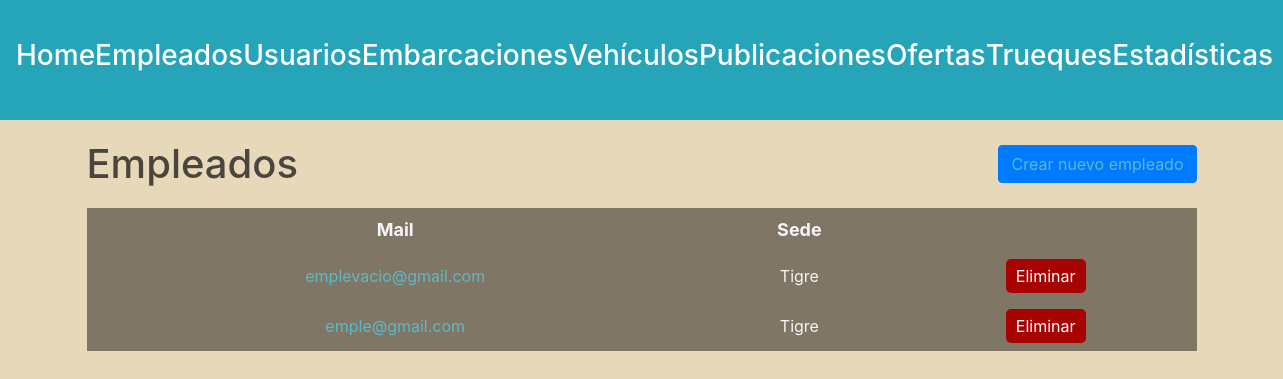
/administracion/empleados/ (signed in), run on an earlier commit of the app's database.
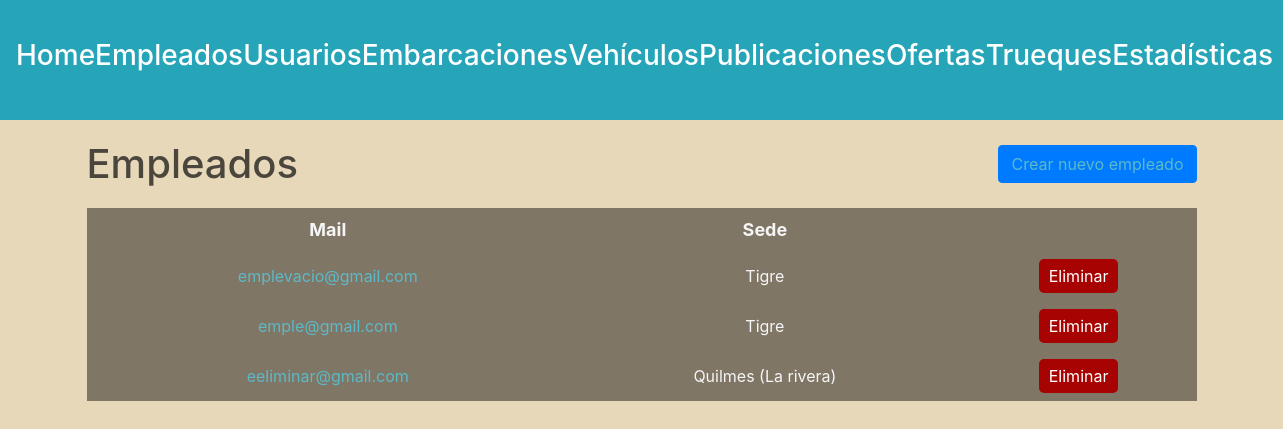
And on a later commit of the database.
### usuarios/models.py (models this page shows, shortened)
class Usuario(AbstractBaseUser, PermissionsMixin):
    nombre = models.CharField(max_length=50)
    apellido = models.CharField(max_length=50)
    fecha_nacimiento = models.DateField()
    telefono = models.CharField(max_length=13)
    mail = models.EmailField(max_length=50, unique=True)
    password = models.CharField(max_length=128)
    is_staff= models.BooleanField(default=False)
    is_blocked= models.BooleanField(default=False)
    USERNAME_FIELD = 'mail'
    REQUIRED_FIELDS = ['nombre', 'apellido', 'fecha_nacimiento', 'telefono']

### empleados/models.py (models this page shows)
class Sede(models.Model):
    nombre = models.CharField(max_length=100, unique=True)

### administrador/views.py (the view)
# urls.py: path('', include('empleados.urls')),
@login_required(login_url=reverse_lazy('home'))
def empleados(request):
    user = request.user
    if not user.is_superuser:
        return redirect('home')
    empleados = Usuario.objects.filter(is_staff=True, is_superuser=False)
    for empleado in empleados:
        emple_sede = EmpleConSede.objects.get(user_id=empleado.id)
        sede = Sede.objects.get(id=emple_sede.sede_id)
        empleado.sede = sede.nombre
    return render(request, 'employees.html', {
        'empleados' : empleados
    })

### autenticacion/backend.py (called while the page is built)
    def get_user(self, user_id):
        UserModel = get_user_model()
        try:
            return UserModel.objects.get(pk=user_id)
        except UserModel.DoesNotExist:
            return None

### administrador/templates/employees.html (shortened to what this page needs)
{% extends 'layouts/navbar.html' %}
{% block content %}
<div class="header">
    <h1>Empleados</h1>
    <a href="{% url 'crear empleado' %}" class="btn btn-primary">Crear nuevo empleado</a>
</div>
{% if empleados %}
    <table>
        <thead>
            <tr>
                <th>Mail</th>
                <th>Sede</th>
            </tr>
        </thead>
        <tbody>
            {% for empleado in empleados %}
                <tr>
                    <td> <a href="{% url 'empleado' empleado.id %}">{{empleado.mail}}</a></td>
                    <td>{{empleado.sede}}</td>
                    <td>
                        <form method="post" action="{% url 'eliminar empleado' %}">
                            <button type="submit" class="btn-delete">Eliminar</button>
                        </form>
                    </td>
                </tr>
            {% endfor %}
        </tbody>
    </table>
{% else %}
    <h3>No existen empleados en la plataforma.</h3>
{% endif %}
{% endblock %}

What changed in the data, as far as the page shows it:
added Usuario: mail "eeliminar@gmail.com", sede "Quilmes (La rivera)"
